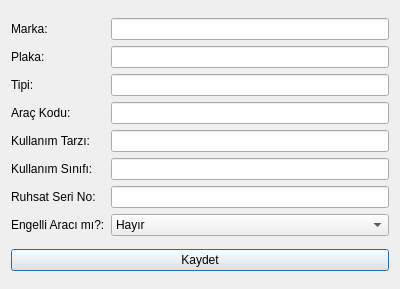
<?xml version="1.0" encoding="UTF-8"?>
<ui version="4.0">
 <class>AddUpdateVehicleDialog</class>
 <widget class="QDialog" name="AddUpdateVehicleDialog">
  <property name="geometry">
   <rect>
    <x>0</x>
    <y>0</y>
    <width>400</width>
    <height>289</height>
   </rect>
  </property>
  <property name="windowTitle">
   <string>Araç Ekle Ve Düzenle</string>
  </property>
  <layout class="QVBoxLayout" name="verticalLayout">
   <item>
    <layout class="QGridLayout" name="gridLayout">
     <item row="1" column="0">
      <widget class="QLabel" name="label_2">
       <property name="text">
        <string>Plaka:</string>
       </property>
      </widget>
     </item>
     <item row="6" column="0">
      <widget class="QLabel" name="label_7">
       <property name="text">
        <string>Ruhsat Seri No:</string>
       </property>
      </widget>
     </item>
     <item row="0" column="0">
      <widget class="QLabel" name="label">
       <property name="text">
        <string>Marka:</string>
       </property>
      </widget>
     </item>
     <item row="2" column="0">
      <widget class="QLabel" name="label_3">
       <property name="text">
        <string>Tipi:</string>
       </property>
      </widget>
     </item>
     <item row="7" column="0">
      <widget class="QLabel" name="label_8">
       <property name="text">
        <string>Engelli Aracı mı?:</string>
       </property>
      </widget>
     </item>
     <item row="4" column="0">
      <widget class="QLabel" name="label_5">
       <property name="text">
        <string>Kullanım Tarzı:</string>
       </property>
      </widget>
     </item>
     <item row="5" column="0">
      <widget class="QLabel" name="label_6">
       <property name="text">
        <string>Kullanım Sınıfı:</string>
       </property>
      </widget>
     </item>
     <item row="3" column="0">
      <widget class="QLabel" name="label_4">
       <property name="text">
        <string>Araç Kodu:</string>
       </property>
      </widget>
     </item>
     <item row="0" column="1">
      <widget class="QLineEdit" name="lineEditMarka"/>
     </item>
     <item row="1" column="1">
      <widget class="QLineEdit" name="lineEditPlaka"/>
     </item>
     <item row="2" column="1">
      <widget class="QLineEdit" name="lineEditTipi"/>
     </item>
     <item row="3" column="1">
      <widget class="QLineEdit" name="lineEditAracKodu"/>
     </item>
     <item row="4" column="1">
      <widget class="QLineEdit" name="lineEditKullanimTarzi"/>
     </item>
     <item row="5" column="1">
      <widget class="QLineEdit" name="lineEditKullanimSinifi"/>
     </item>
     <item row="6" column="1">
      <widget class="QLineEdit" name="lineEditRuhsatSeriNo"/>
     </item>
     <item row="7" column="1">
      <widget class="QComboBox" name="comboBoxEngelliAracimi">
       <item>
        <property name="text">
         <string>Hayır</string>
        </property>
       </item>
       <item>
        <property name="text">
         <string>Evet</string>
        </property>
       </item>
      </widget>
     </item>
    </layout>
   </item>
   <item>
    <layout class="QHBoxLayout" name="horizontalLayout">
     <item>
      <widget class="QPushButton" name="pushButtonSave">
       <property name="text">
        <string>Kaydet</string>
       </property>
      </widget>
     </item>
    </layout>
   </item>
  </layout>
 </widget>
 <resources/>
 <connections/>
</ui>
